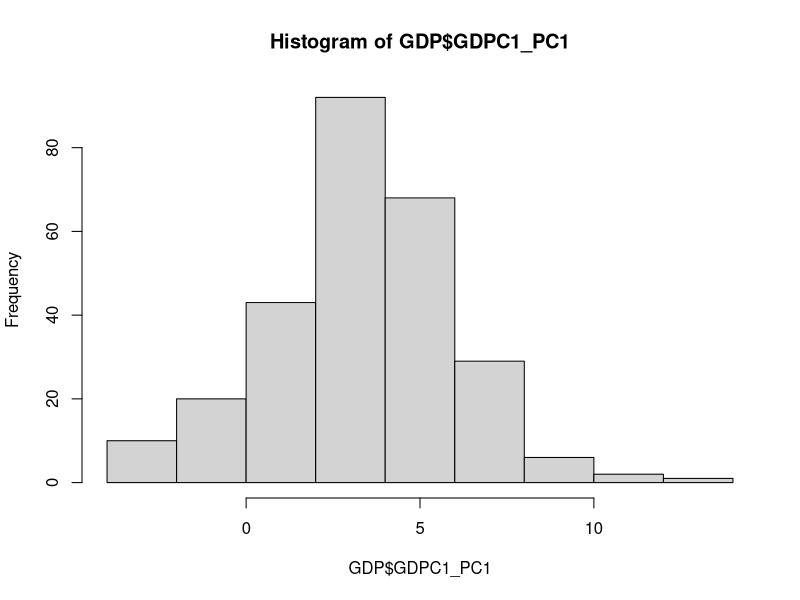
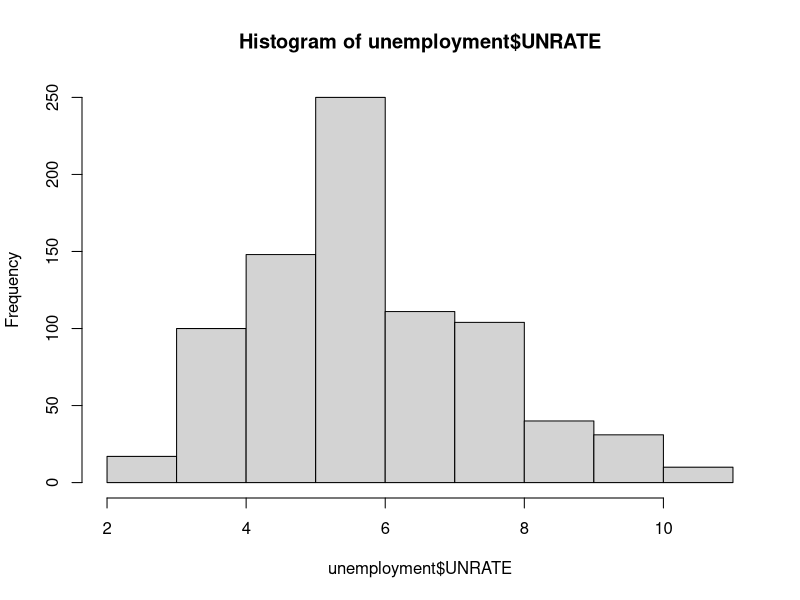
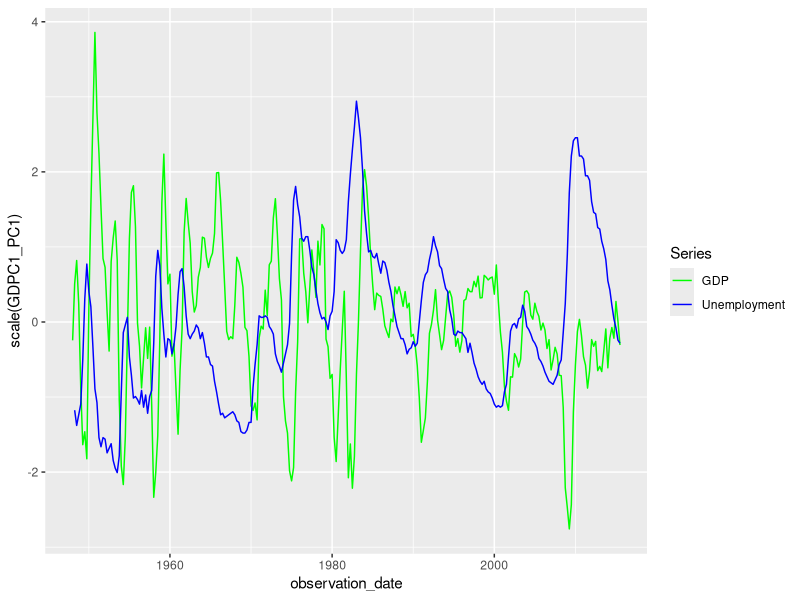

Source code (R) for these figures, in order:
## ---- chunk 1
# setup for QMD
library(tidyverse)
library(slider)
## ---- chunk 2
unemployment <- read.csv('monthly.csv')
GDP <- read.csv('quarterly.csv')
## ---- chunk 3
# histograms of GDP and unemployment
hist(GDP$GDPC1_PC1)
hist(unemployment$UNRATE)

# summary of both datasets
summary(GDP)
summary(unemployment)
## ---- chunk 4
GDP$observation_date <- as.Date(GDP$observation_date)
unemployment$observation_date <- as.Date(unemployment$observation_date)
## ---- chunk 5
data <- merge(unemployment, GDP, by = "observation_date", all.x = TRUE)
## ---- chunk 6
slide_dbl(
  c(1, 2, 3, 4, 5),
  min,
  .before = 1,
  .after = 1,
  .complete = TRUE
)
## ---- chunk 7
data <- data %>% # update the dataset
  mutate( # by creating a new column
    three_month_MA_UNRATE = slide_dbl( # called...
      UNRATE, # by using the unemployment rate,
      mean, # and taking its average
      .before = 2, # over 3 months, aligned right
      .complete = TRUE
    )
  )
## ---- chunk 8
lag(
  c(1, 2, 3, 4, 5),
  n = 2,
  default = NA
)
## ---- chunk 9
data.frame(number = 1:5) %>% mutate(
  greater_than_3 = case_when(
    number > 3 ~ TRUE,
    number < 3 ~ FALSE,
    TRUE ~ number
  )
)
## ---- chunk 10
data <- data %>%
  mutate(
    gdp_decline = GDPC1_PC1 < lag(GDPC1_PC1, 3),
    recession = case_when(
      gdp_decline == TRUE & gdp_decline == lag(gdp_decline, 3) ~ TRUE,
      gdp_decline == FALSE & gdp_decline == lag(gdp_decline, 3) ~ FALSE,
      TRUE ~ NA
    )
  )
## ---- chunk 11
data <- fill(data, recession, .direction = "down")
## ---- chunk 12
data <- data %>%
  mutate(
    recession = case_when(
      recession == lag(recession) ~ NA,
      TRUE ~ recession
    )
  )
## ---- chunk 13
data <- data %>% mutate(
  sahm = three_month_MA_UNRATE > slide_dbl(
    three_month_MA_UNRATE,
    min,
    .before = 11
  ) + 0.5
)
## ---- chunk 14
data <- data %>%
  mutate(
    sahm = case_when(
      sahm == FALSE ~ NA,
      sahm == TRUE & sahm == lag(sahm) ~ NA,
      TRUE ~ sahm
    )
  )
## ---- chunk 15
filter(data, !is.na(GDPC1_PC1)) %>%
  ggplot(aes(x = observation_date)) +
  geom_line(aes(y = scale(GDPC1_PC1), color = "GDP")) +
  geom_line(aes(y = scale(three_month_MA_UNRATE), color = "Unemployment")) +
  scale_color_manual(
    name = "Series",
    values = c(
      "GDP" = "green",
      "Unemployment" = "blue"
    )
  )
## ---- chunk 16
data <- data %>%
  mutate(
    sahm_sensitivity = case_when(
      # these first two rows check whether the Sahm rule triggers close to when a recession occurs
      recession == TRUE & slide_lgl(sahm, any, .before = 2, .after = 11, .complete = FALSE) ~ TRUE,
      recession == TRUE & !slide_lgl(sahm, any, .before = 2, .after = 11, .complete = FALSE) ~ FALSE,
      # these next two rows check whether a recession occurs close to when the Sahm rule triggers
      sahm == TRUE & slide_lgl(recession, any, .before = 11, .after = 2, .complete = FALSE) ~ TRUE,
      sahm == TRUE & !slide_lgl(recession, any, .before = 11, .after = 22, .complete = FALSE) ~ FALSE,
      TRUE ~ NA
    )
  )
## ---- chunk 17
sum(data$sahm_sensitivity == TRUE, na.rm=TRUE) / sum(!is.na(data$sahm_sensitivity)) * 100
